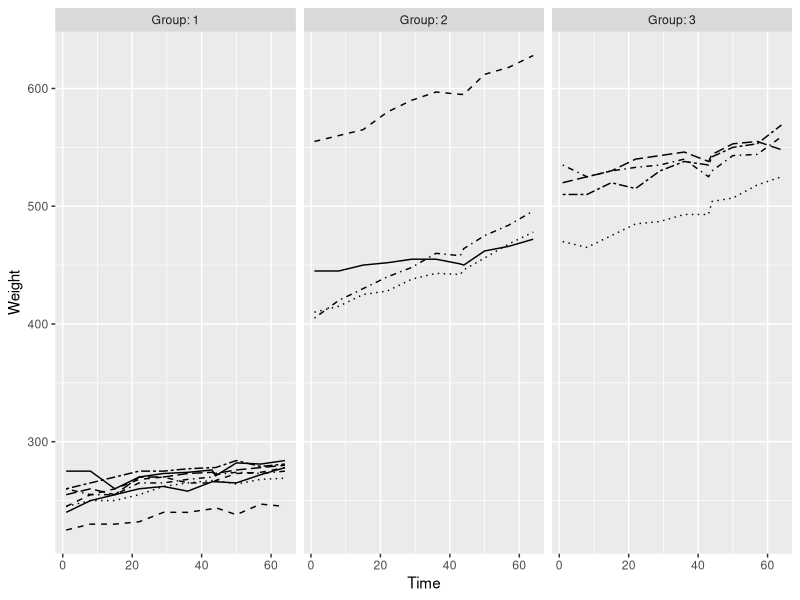
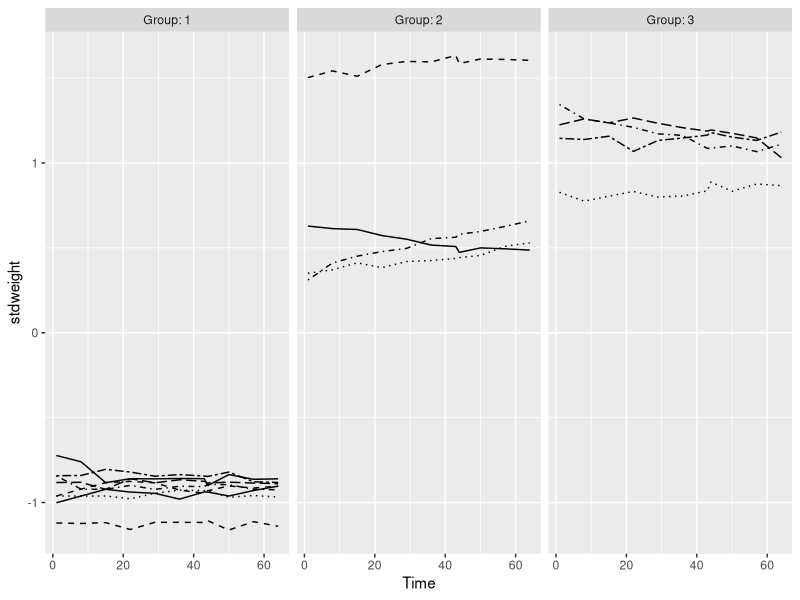
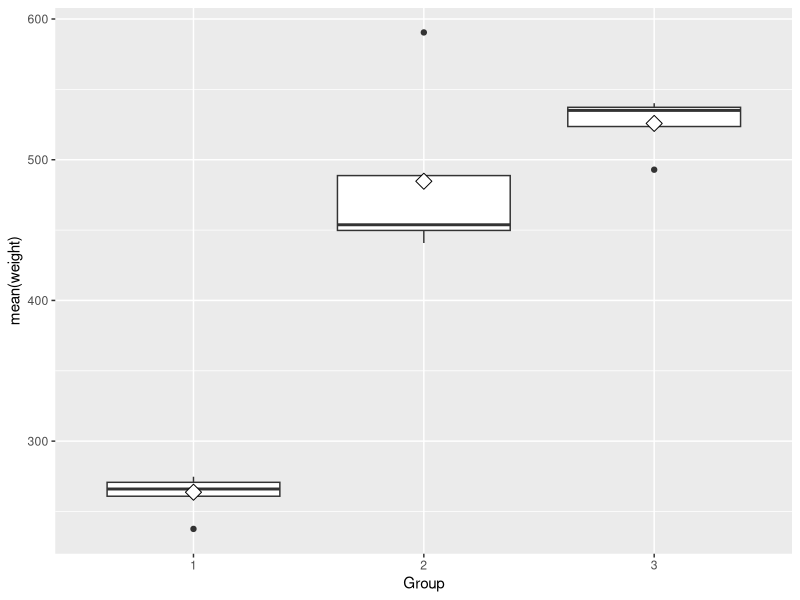
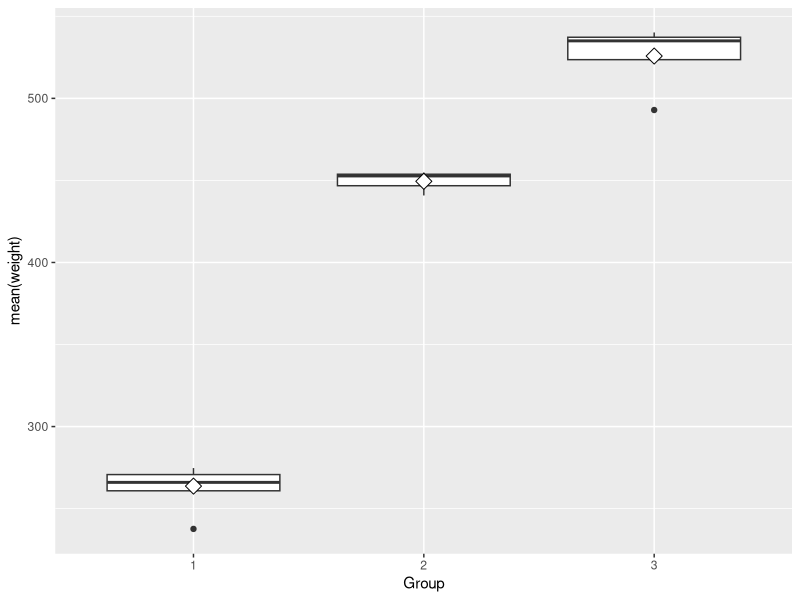

Write the R code that produced these figures, in order.
## ---- chunk 1
setwd("C:/Users/lindrha/Documents/GitHub/IODS-project")

library(dplyr)
library(tidyr)
library(ggplot2)
library(GGally)
## ---- chunk 2
BPRSL <- read.csv("bprsl.csv")
str(BPRSL)
## ---- chunk 3
BPRSL$treatment <- factor(BPRSL$treatment)
BPRSL$subject <- factor(BPRSL$subject)
BPRSL$weeks <- as.character(BPRSL$weeks)

glimpse(BPRSL)
## ---- chunk 4
RATSL <- read.csv("rats.csv")
glimpse(RATSL)
## ---- chunk 5
RATSL$ID <- factor(RATSL$ID)
RATSL$Group <- factor(RATSL$Group)
RATSL$WD <- as.character(RATSL$WD)
glimpse(RATSL)
## ---- chunk 6

library(dplyr)
library(tidyr)
library(ggplot2)
library(GGally)

ggplot(RATSL, aes(x = Time, y = Weight, linetype = ID)) +
  geom_line() +
  scale_linetype_manual(values = rep(1:10, times=4)) +
  facet_grid(. ~ Group, labeller = label_both) +
  theme(legend.position = "none") + 
  scale_y_continuous(limits = c(min(225), max(628)))
## ---- chunk 7
summary(RATSL$Weight)
## ---- chunk 8
RATSLS <- RATSL %>%
  group_by(Time) %>%
  mutate(stdweight = (Weight - mean(Weight))/sd(Weight) ) %>%
  ungroup()

glimpse(RATSLS)
## ---- chunk 9
ggplot(RATSLS, aes(x = Time, y = stdweight, linetype = ID)) +
  geom_line() +
  scale_linetype_manual(values = rep(1:10, times=4)) +
  facet_grid(. ~ Group, labeller = label_both) +
  theme(legend.position = "none")

## ---- chunk 10
RATSS <- RATSLS %>%
  filter(Time > 0) %>%
  group_by(Group, ID) %>%
  summarise( mean=mean(Weight) ) %>%
  ungroup()


ggplot(RATSS, aes(x = Group, y = mean)) +
  geom_boxplot() +
  stat_summary(fun.y = "mean", geom = "point", shape=23, size=4, fill = "white") +
  scale_y_continuous(name = "mean(weight)")

## ---- chunk 11
RATSSS <- RATSS %>%
  filter(mean < 560)

summary(RATSSS)

ggplot(RATSSS, aes(x = Group, y = mean)) +
  geom_boxplot() +
  stat_summary(fun.y = "mean", geom = "point", shape=23, size=4, fill = "white") +
  scale_y_continuous(name = "mean(weight)")
